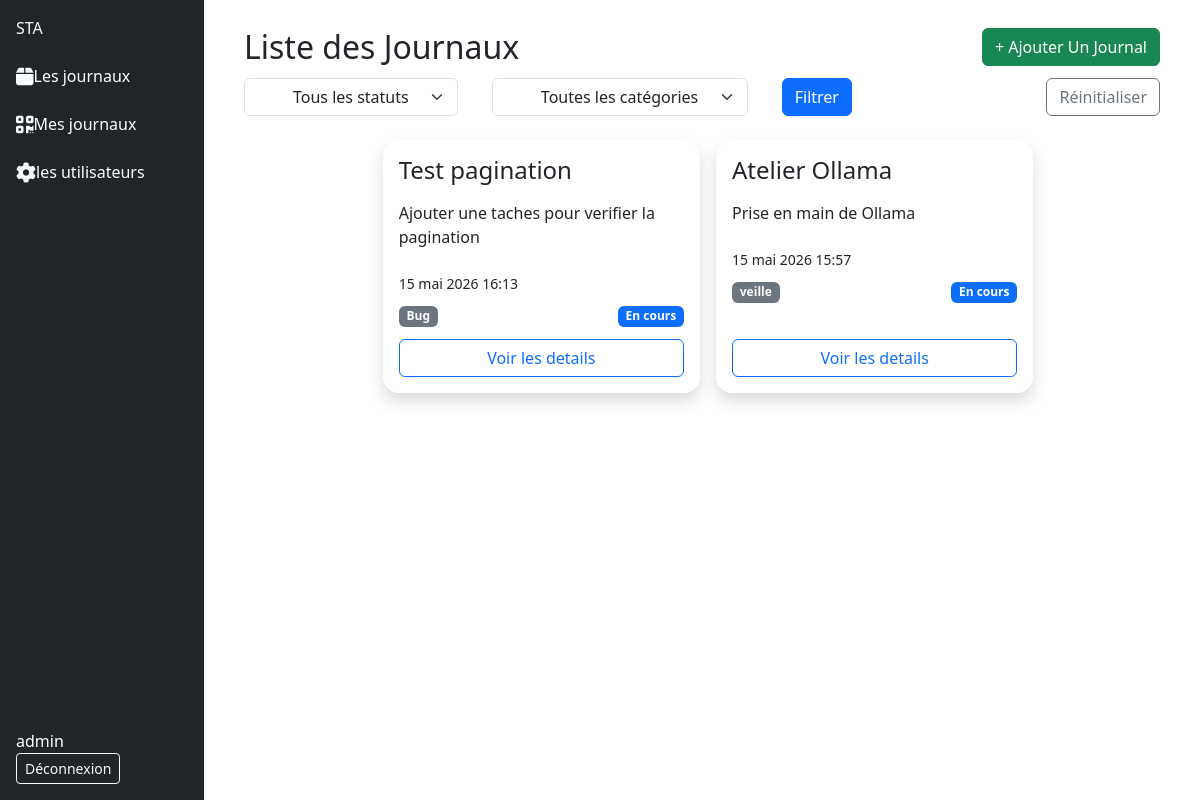
/entree/users/4/entrees/ (signed in), run on the app's committed database.
### activite/models.py (models this page shows)
class Entree(models.Model) :
    class Statut(models.TextChoices):
        EN_COURS = 'en_cours', 'En cours'
        RESOLU   = 'resolu',   'Résolu'
        BLOQUE   = 'bloque',   'Bloqué'
    titre = models.CharField( max_length=100)
    contenu_textuel = models.TextField()
    image_de_preuve = models.ImageField(upload_to='images/')
    date_creation = models.DateTimeField(auto_now_add=True)
    categorie = models.ForeignKey(Categorie, on_delete=models.SET_NULL, null=True)
    user = models.ForeignKey(User, on_delete=models.SET_NULL, null=True)
    etat = models.CharField(
        max_length=20,
        choices=Statut.choices,
        default=Statut.EN_COURS
    )

class Categorie(models.Model) :
    nom_categorie = models.CharField( max_length=64)
    description = models.TextField()
    date_creation = models.DateTimeField(auto_now_add=True)
    def __str__(self):
        return self.nom_categorie

### activite/views.py (the view)
# urls.py: path('users/<int:pk>/entrees/', UserEntreeListView.as_view(), name='user_entrees'),
class UserEntreeListView(LoginRequiredMixin, UserPassesTestMixin, ListView):
    model               = Entree
    template_name       = 'liste_tache.html'
    context_object_name = 'entrees'
    paginate_by         = 2
    def test_func(self):
        return self.request.user.is_superuser
    def get_queryset(self):
        return Entree.objects.filter(
            user__pk=self.kwargs['pk']
        ).order_by('-date_creation')
    def get_context_data(self, **kwargs):
        context = super().get_context_data(**kwargs)
        context['categories'] = Categorie.objects.all()
        context['statut_choices'] = Entree.Statut.choices
        context['statut_actif'] = self.request.GET.get('statut', '')
        context['categorie_active'] = self.request.GET.get('categorie', '')
        return context

### activite/templates/liste_tache.html (shortened to what this page needs)
{% extends 'base.html' %}
{% block content %}
<div class="container-fluid bg-white">
    <div class="d-flex flex-row justify-content-between align-items-start mx-4 p-1">
        <h2>Liste des Journaux</h2>
        <button class="btn btn-success">
            <a href="{% url 'creer_entree' %}" class="text-decoration-none text-white"> + Ajouter Un Journal</a>
        </button>
    </div>
    <form method="get" class="row g-2 mb-2 mx-4 justify-content-between">
        <div class="col-8 d-flex justify-content-between">
            <div >
                <select name="statut" class="form-select px-5">
                    <option value="">Tous les statuts</option>
                </select>
            </div>
            <div >
                <select name="categorie" class="form-select px-5">
                    <option value="">Toutes les catégories</option>
                </select>
            </div>
        <button type="submit" class="btn btn-primary">Filtrer</button>
        </div>
        <div class="col-auto ">
            <a href="{% url 'entree' %}" class="btn btn-outline-secondary">Réinitialiser</a>
        </div>
    </form>
    <div class="row d-flex justify-content-center ps-2 ms-2 pt-2  container-fluid ">
        {% for entree in entrees %}
            <div class="col-4 m-2 p-3 rounded-4 shadow d-flex flex-column gap-2">
                <h4> {{entree.titre|truncatechars:25}} </h4>
                <p> {{entree.contenu_textuel|truncatechars:50 }} </p>
                <small> {{entree.date_creation}} </small>
                <div class="d-flex flex-row justify-content-between">
                <span class="badge bg-secondary my-1">{{ entree.categorie }}</span>
                    {% if entree.etat == 'en_cours' %}
                        <span class="badge bg-primary my-1">{{ entree.get_etat_display }}</span>
                    {% elif entree.etat == 'resolu' %}
                        <span class="badge bg-success my-1">{{ entree.get_etat_display }}</span>
                    {% elif entree.etat == 'bloque' %}
                        <span class="badge bg-danger my-1">{{ entree.get_etat_display }}</span>
                    {% endif %}
                </div>
                <a href="{% url 'detail_entree' entree.pk %} " class="btn btn-outline-primary mt-auto text-decoration-none">Voir les details</a>
            </div>
        {% endfor %}
    </div>
</div>
{% endblock content %}

### templates/base.html (shortened to what this page needs)
{% load static %}
<!DOCTYPE html>
<html lang="en">
<head>
    <link href="https://cdn.jsdelivr.net/npm/bootstrap@5.3.3/dist/css/bootstrap.min.css" rel="stylesheet">
</head>
<body>
    <div class=" justify-content-between m-0">
        <div class="row d-flex flex-row" >
            <div class="sidebar sticky-top d-flex flex-column justify-content-between align-items-start p-3 vh-100 bg-dark  start-0 top-0  col-2" >
                <div class="d-flex flex-column align-items-start gap-4">
                <a class="navbar-brand text-light" href="{% url 'entree' %}">STA</a>
                <a class="text-decoration-none text-white" href="{% url 'entree' %}"><i class="fa-solid fa-box fa-lg text-light"></i>Les journaux</a>
                <a class="text-decoration-none text-white" href="{% url 'user_entrees' user.pk%}"><i class="fa-solid fa-qrcode fa-lg text-light"></i>Mes journaux</a>
                {% if user.is_superuser %}
                    <a class="text-decoration-none text-white" href="{% url 'liste_users' %}"><i class="fa-solid fa-gear fa-lg text-light"></i>les utilisateurs</a>
                {% endif %}
                </div>
                <div>
                {% if request.user.is_authenticated %}
                    <span class="text-white me-3">{{ request.user.username }}</span>
                    <form method="post" action="{% url 'logout' %}">
                        <button type="submit" class="btn btn-outline-light btn-sm">Déconnexion</button>
                    </form>
                {% endif %}
                </div>
            </div>
            <div class="col-10 mt-4 ">
                {% block content %}
                {% endblock content %}
            </div>
        </div>
    </div>
</body>
</html>

### data on the page
Entree: titre "Test pagination", contenu_textuel "Ajouter une taches pour verifier la pagination", date_creation "15 mai 2026 16:13", categorie "Bug", etat "En cours"
Entree: titre "Atelier Ollama", contenu_textuel "Prise en main de Ollama", date_creation "15 mai 2026 15:57", categorie "veille", etat "En cours"

### other printed values
{{ request.user.username }} "admin"
